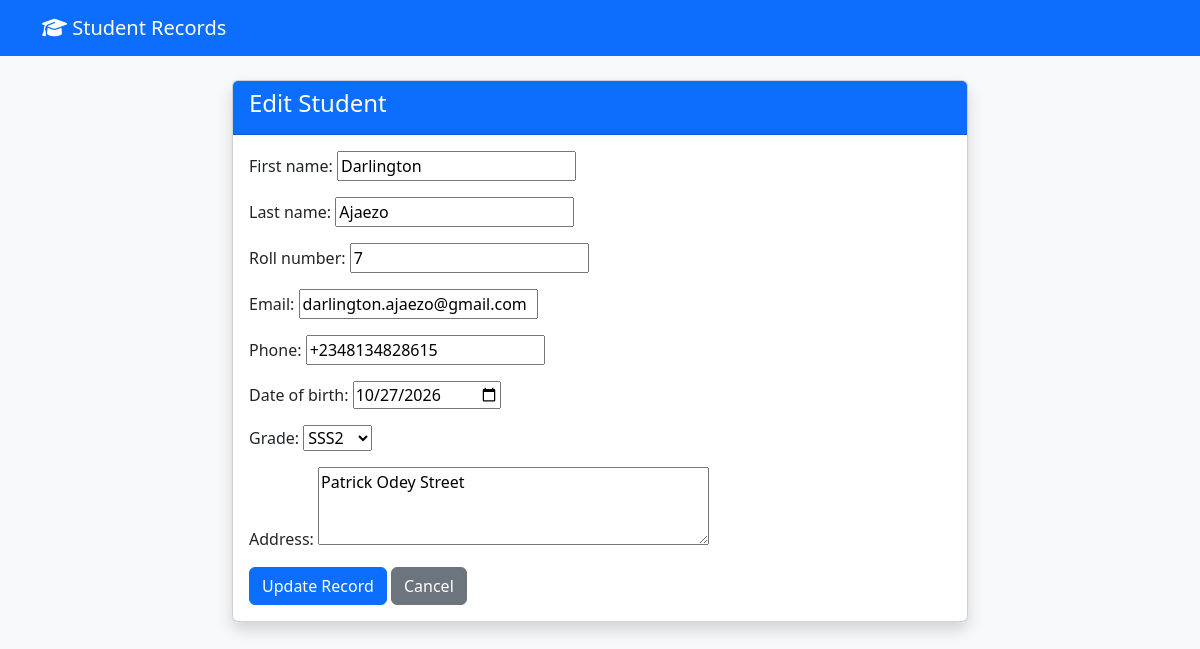
The app's page /update/1/ with its own data.
### students/models.py (models this page shows, shortened)
class Student(models.Model):
    first_name = models.CharField(max_length=100)
    last_name = models.CharField(max_length=100)
    roll_number = models.PositiveIntegerField(unique=True)
    email = models.EmailField(unique=True)
    phone = models.CharField(max_length=15, blank=True, null=True)
    date_of_birth = models.DateField()
    grade = models.CharField(max_length=10, choices=[
        ('JSS1', 'JSS1'), ('JSS2', 'JSS2'), ('JSS3', 'JSS3'),
        ('SSS1', 'SSS1'), ('SSS2', 'SSS2'), ('SSS3', 'SSS3')
    ])
    address = models.TextField(blank=True)
    class Meta:
        ordering = ['roll_number']

### students/views.py (the view)
# urls.py: path('update/<int:pk>/', StudentUpdateView.as_view(), name='student_update'),
class StudentUpdateView(SuccessMessageMixin, UpdateView):
    model = Student
    form_class = StudentForm
    template_name = 'students/student_form.html'
    success_url = reverse_lazy('student_list')
    success_message = "Student record updated successfully!"

### students/forms.py
class StudentForm(forms.ModelForm):
    class Meta:
        model = Student
        fields = '__all__'
        widgets = {
            'date_of_birth': forms.DateInput(attrs={'type': 'date'}),
            'address': forms.Textarea(attrs={'rows': 3}),
        }

### templates/students/student_form.html (shortened to what this page needs)
{% extends 'base.html' %}
{% block content %}
<div class="row justify-content-center">
    <div class="col-lg-8">
        <div class="card shadow">
            <div class="card-header bg-primary text-white">
                <h4>{% if object %}Edit{% else %}Add New{% endif %} Student</h4>
            </div>
            <div class="card-body">
                <form method="post">
                    {{ form.as_p }}
                    <button type="submit" class="btn btn-primary">
                        {% if object %}Update{% else %}Create{% endif %} Record
                    </button>
                    <a href="{% url 'student_list' %}" class="btn btn-secondary">Cancel</a>
                </form>
            </div>
        </div>
    </div>
</div>
{% endblock %}

### records on screen
Student: first_name "Darlington", last_name "Ajaezo", roll_number "7", email "darlington.ajaezo@gmail.com", phone "+2348134828615", date_of_birth "10/27/2026", grade "SSS2", address "Patrick Odey Street"
